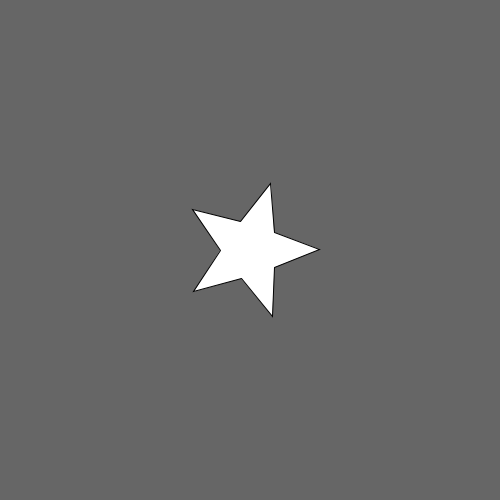
Frame 1 (no input)
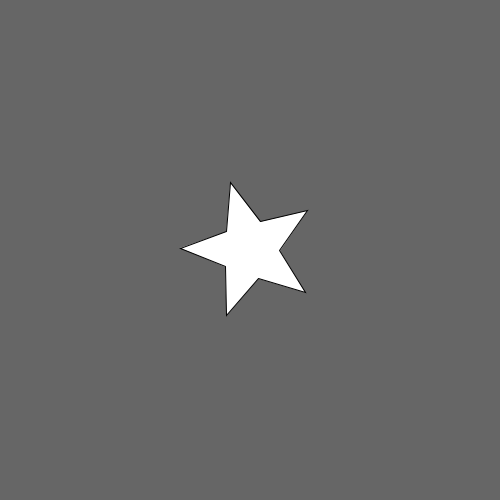
Frame 60 (the mouse pressed at the canvas centre just before this capture)
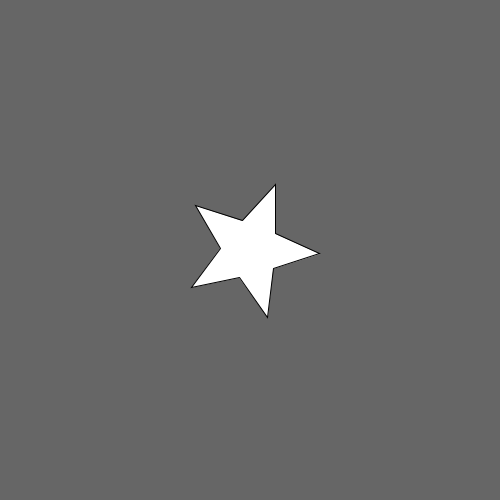
Frame 120 (the mouse held since frame 60 and released just before this capture)

The Processing sketch that drew these frames (run headless with seeded random() and noise(); from frame 60 on, the mouse is pressed at the canvas centre):

// Processing sketch: week4_processingExampleOfStar
// ── week4_processingExampleOfStar.pde
void setup() {
  size(500, 500);
}

void draw() {
  background(102);
  translate(width*0.5, height*0.5);
  rotate(frameCount / -100.0);
  star(0, 0, 30, 70, 5); 
}

void star(float x, float y, float radius1, float radius2, int npoints) {
  float angle = TWO_PI / npoints;
  float halfAngle = angle/2.0;
  beginShape();
  for (float a = 0; a < TWO_PI; a += angle) {
    float sx = x + cos(a) * radius2;
    float sy = y + sin(a) * radius2;
    vertex(sx, sy);
    sx = x + cos(a+halfAngle) * radius1;
    sy = y + sin(a+halfAngle) * radius1;
    vertex(sx, sy);
  }
  endShape(CLOSE);
}
